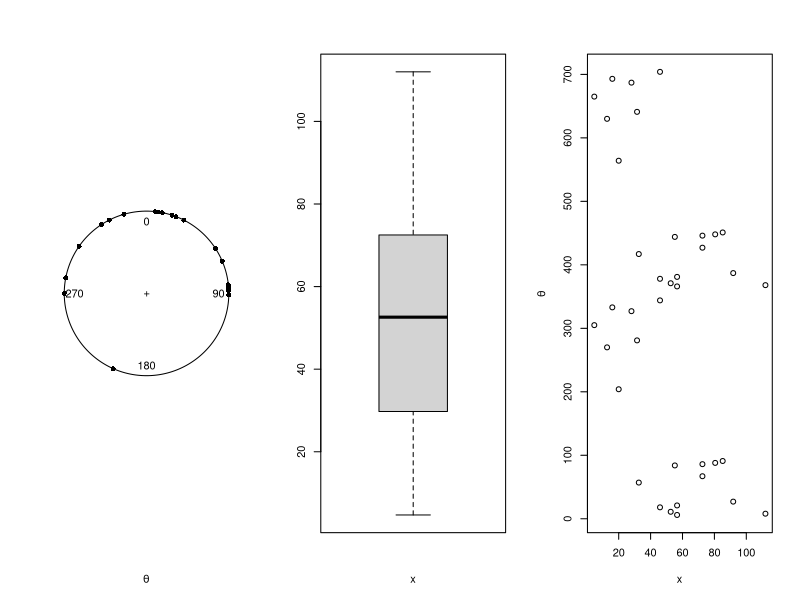

The R script that drew this image:
library(circular)


### Name: fisherB18
### Title: B.18 Wind direction and ozone concentration.
### Aliases: fisherB18 fisherB18c
### Keywords: datasets

### ** Examples

data(fisherB18)
data(fisherB18c)
par(mfcol=c(1,3))
plot(fisherB18c$theta, xlab=expression(theta))
boxplot(fisherB18c$x, xlab="x")
plot(c(fisherB18$x, fisherB18$x), c(fisherB18$theta,
  fisherB18$theta+360), xlab="x", ylab=expression(theta))
